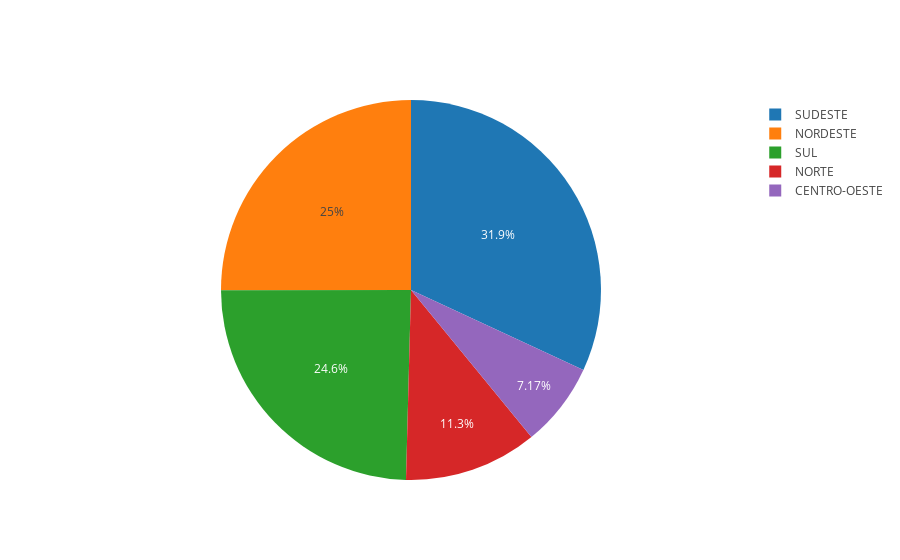

The notebook cell saved with this chart:
### Code cell
# https://plot.ly/python/pie-charts/
# REFERÊNCIAS PARA GRÁFICOS USANDO A BIBLIO PLOTLY
pie_chart = go.Pie(labels=merge1['regiao'].value_counts().index, values=merge1['regiao'].value_counts())
plotly.iplot([pie_chart])

### Figure 1 — Plotly figure (JSON) as saved in the notebook; plotly's stock layout.template omitted (floating-point values rounded to 4 significant figures)
{"data": [{"labels": ["SUDESTE", "NORDESTE", "SUL", "NORTE", "CENTRO-OESTE"], "type": "pie", "uid": "6ad74ebd-0465-4b97-812e-1ca151c6a066", "values": [24294, 19045, 18707, 8638, 5458]}], "layout": {}}
